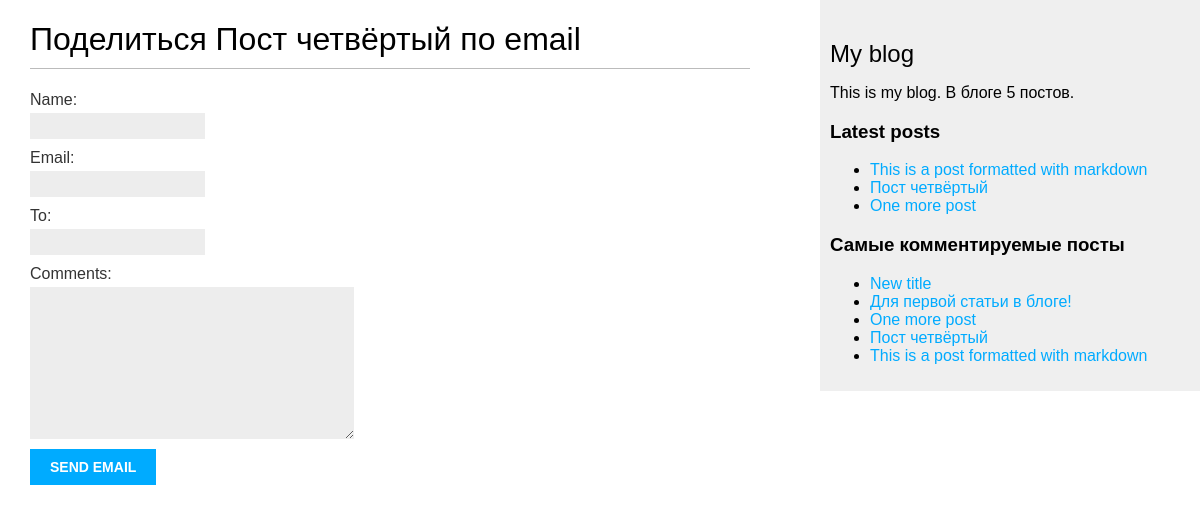
/blog/4/share/, run on the app's committed database.
### blog/models.py (models this page shows, shortened)
class Post(models.Model):
    STATUS_CHOICES = (
        ('draft', 'Draft'),
        ('published', 'Published'),
    )
    title = models.CharField(max_length=250)
    slug = models.SlugField(max_length=250, unique_for_date='publish')
    author = models.ForeignKey(User, on_delete=models.CASCADE, related_name='blog_posts')
    body = models.TextField()
    publish = models.DateTimeField(default=timezone.now)
    created = models.DateTimeField(auto_now_add=True)
    updated = models.DateTimeField(auto_now=True)
    status = models.CharField(max_length=10, choices=STATUS_CHOICES, default='draft')
    objects = models.Manager()  # Менеджер по умолчанию.
    published = PublishedManager()  # Новый менеджер.
    tags = TaggableManager()
    class Meta:
        ordering = ('-publish',)
    def get_absolute_url(self):
        return reverse(
            'blog:post_detail', args=[self.publish.year, self.publish.month, self.publish.day, self.slug]
        )

### blog/views.py (the view)
# urls.py: path('<int:post_id>/share/', views.post_share, name='post_share'),
def post_share(request, post_id):
    post = get_object_or_404(Post, id=post_id, status='published')
    sent = False
    if request.method == 'POST':
        form = EmailPostForm(request.POST)
        if form.is_valid():
            cd = form.cleaned_data
            post_url = request.build_absolute_uri(post.get_absolute_url())
            subject = '{} ({}) recommends you reading "{}"'.format(cd['name'], cd['email'], post.title)
            message = 'Read "{}" at {}\n\n{}\'s comments: {}'.format(post.title, post_url, cd['name'], cd['comments'])
            send_mail(subject, message, 'admin@myblog.com', [cd['to']])
            sent = True
    else:
        form = EmailPostForm()
    return render(request, 'blog/post/share.html', {'post': post, 'form': form, 'sent': sent})

### blog/forms.py
class EmailPostForm(forms.Form):
    name = forms.CharField(max_length=25)
    email = forms.EmailField()
    to = forms.EmailField()
    comments = forms.CharField(required=False, widget=forms.Textarea)

### blog/models.py (called while the page is built)
    def get_queryset(self):
        return super().get_queryset().filter(status='published')

### blog/templatetags/blog_tags.py (called while the page is built)
@register.simple_tag
def total_posts():
    return Post.published.count()

@register.inclusion_tag('blog/post/latest_posts.html')
def show_latest_posts(count=5):
    latest_posts = Post.published.order_by('-publish')[:count]
    return {'latest_posts': latest_posts}

@register.simple_tag
def get_most_commented_posts(count=5):
    return Post.published.annotate(total_comments=Count('comments')).order_by('-total_comments')[:count]

### blog/templates/blog/post/share.html (shortened to what this page needs)
{% extends "blog/base.html" %}
{% block content %}
    {% if sent %}
        <h1>Email успешно отправлен</h1>
        <p>"{{ post.title }}" успешно отправлен {{ form.cleaned_data.to }}.</p>
    {% else %}
        <h1>Поделиться {{ post.title }} по email</h1>
        <form action="." method="post">
            {% for field in form %}
                <div>
                    {{ field.label_tag }} {{ field }}
                </div>
            {% endfor %}
            <input type="submit" value="Send email">
        </form>
    {% endif %}
{% endblock %}

### blog/templates/blog/base.html (shortened to what this page needs)
<!DOCTYPE html>
{% load blog_tags %}
{% load static %}
<html lang="en">
<head>
    <link href='{% static "css/blog.css" %}' rel="stylesheet">
</head>
<body>
    <div id="content">
        {% block content %}{% endblock %}
    </div>
    <div id="sidebar">
        <h2>My blog</h2>
        <p>This is my blog. В блоге {% total_posts %} постов.</p>
        <h3>Latest posts</h3>
        {% show_latest_posts 3 %}
        <h3>Самые комментируемые посты</h3>
        {% get_most_commented_posts as most_commented %}
        <ul>
            {% for post in most_commented %}
                <li><a href="{{ post.get_absolute_url }}">{{ post.title }}</a></li>
            {% endfor %}
        </ul>
    </div>
</body>
</html>

### blog/templates/blog/post/latest_posts.html
<ul>
{% for post in latest_posts %}
<li><a href="{{ post.get_absolute_url }}">{{ post.title }}</a></li>
{% endfor %}
</ul>

### blog/static/css/blog.css (style rules this page uses)
body { margin:0; padding:0; font-family:helvetica, sans-serif; }
a { color:#00abff; text-decoration:none; }
h1 { font-weight:normal; border-bottom:1px solid #bbb; padding:0 0 10px 0; }
h2 { font-weight:normal; margin:30px 0 0; }
#content { float:left; width:60%; padding:0 0 0 30px; }
#sidebar { float:right; width:30%; padding:10px; background:#efefef; height:100%; }
label { float:left; clear:both; color:#333; margin-bottom:4px; }
input, textarea { clear:both; float:left; margin:0 0 10px; background:#ededed; border:0; padding:6px 10px; font-size:12px; }
input[type=submit] { font-weight:bold; background:#00abff; color:#fff; padding:10px 20px; font-size:14px; text-transform:uppercase; }

### data on the page
Post: title "Пост четвёртый"
Post: title "This is a post formatted with markdown"
Post: title "One more post"
Post: title "New title"
Post: title "Для первой статьи в блоге!"

### other printed values
{{ field.label_tag }} "Name:" "Email:" "To:" "Comments:"
